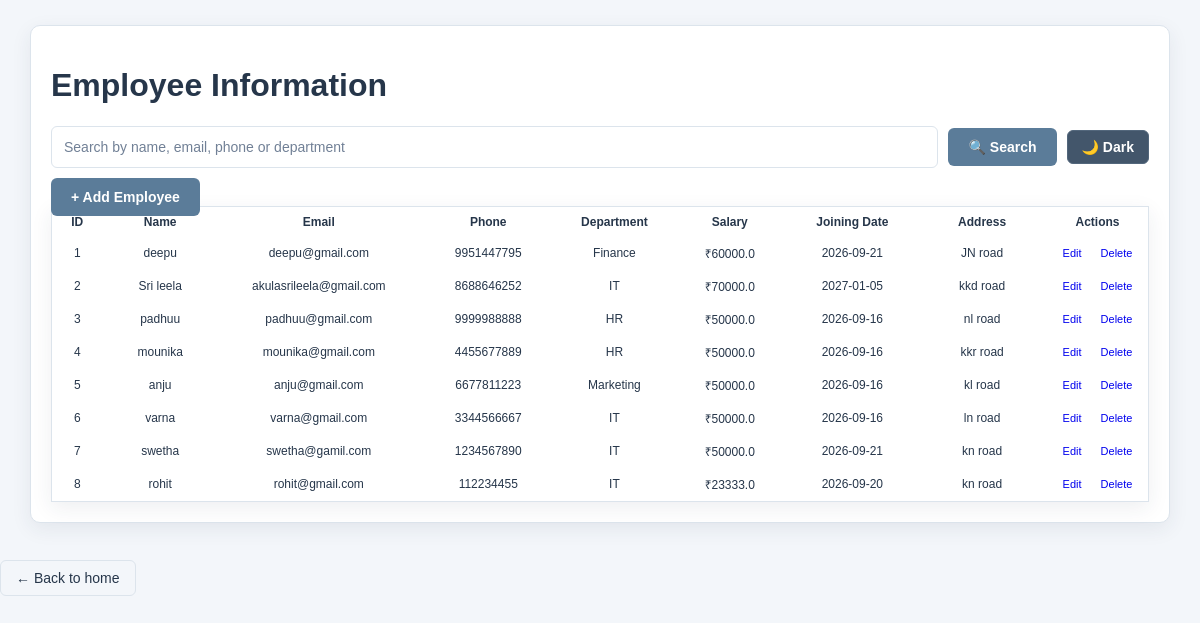
The page /employees on the database its author committed.
### tables this page shows
CREATE TABLE employees (
            id INTEGER PRIMARY KEY AUTOINCREMENT,
            name TEXT NOT NULL,
            email TEXT NOT NULL,
            phone TEXT NOT NULL,
            department TEXT NOT NULL,
            salary REAL NOT NULL,
            joining_date TEXT NOT NULL,
            address TEXT NOT NULL
        );

### server.py (the view)
@app.route("/employees")
def employees():
    search = request.args.get("search")
    connection = get_db_connection()
    if search:
        employee_list = connection.execute("""
            SELECT * FROM employees
            WHERE name LIKE ?
            OR email LIKE ?
            OR phone LIKE ?
            OR department LIKE ?
            ORDER BY id ASC
        """, (
            f"%{search}%",
            f"%{search}%",
            f"%{search}%",
            f"%{search}%"
        )).fetchall()
    else:
        employee_list = connection.execute("""
            SELECT * FROM employees
            ORDER BY id ASC
        """).fetchall()
    connection.close()
    return render_template(
        "employee.html",
        employees=employee_list
    )

### server.py (called while the page is built)
def get_db_connection():
    connection = sqlite3.connect(DATABASE)
    connection.row_factory = sqlite3.Row
    return connection

### templates/employee.html (shortened to what this page needs)
<!DOCTYPE html>
<html lang="en">
<head>
    <link rel="stylesheet" href="/static/theme.css">
</head>
<body>
    <div class="container">
        <h1>
            Employee Information
        </h1>
        <form action="/employees" method="GET" class="search-form">
    <input
        type="text"
        name="search"
        placeholder="Search by name, email, phone or department"
        required>
    <button type="submit" class="search-btn">
        🔍 Search
    </button>
    <button id="themeBtn"
                       class="theme-btn"
                       onclick="toggleTheme()">
            </button>
</form>
        <a href="/add-employee"
           class="add-btn">
            + Add Employee
        </a>
        <div class="table-container">
            {% if employees %}
            <table>
                <thead>
                    <tr>
                        <th>ID</th>
                        <th>Name</th>
                        <th>Email</th>
                        <th>Phone</th>
                        <th>Department</th>
                        <th>Salary</th>
                        <th>Joining Date</th>
                        <th>Address</th>
                        <th>Actions</th>
                    </tr>
                </thead>
                <tbody>
                    {% for employee in employees %}
                    <tr>
                        <td>
                            {{ employee['id'] }}
                        </td>
                        <td>
                            {{ employee['name'] }}
                        </td>
                        <td>
                            {{ employee['email'] }}
                        </td>
                        <td>
                            {{ employee['phone'] }}
                        </td>
                        <td>
                            {{ employee['department'] }}
                        </td>
                        <td>
                            ₹{{ employee['salary'] }}
                        </td>
                        <td>
                            {{ employee['joining_date'] }}
                        </td>
                        <td>
                            {{ employee['address'] }}
                        </td>
                        <td>
                            <a href="/edit-employee/{{ employee['id'] }}"
                               class="edit-btn">
                                Edit
                            </a>
                            <a href="/delete-employee/{{ employee['id'] }}"
                               class="delete-btn"
                               onclick="return confirm('Are you sure you want to delete this employee?');">
                                Delete
                            </a>
                        </td>
                    </tr>
                    {% endfor %}
                </tbody>
            </table>
            {% else %}
            <div class="no-data">
                No employees found.
            </div>
            {% endif %}
        </div>
    </div>
     <a href="/home"
           class="back-btn">
            ← Back to home
        </a>
</body>
</html>

### static/theme.css (style rules this page uses)
:root { --background: #f3f6fa; --card: #ffffff; --dark: #26364a; --dark-hover: #344860; --primary: #5b7c99; --primary-hover: #496b88; --text: #26364a; --muted: #718096; --border: #dce4ec; --input: #ffffff; --shadow: 0 6px 20px rgba(38, 54, 74, 0.08); }
* { box-sizing: border-box; }
html { scroll-behavior: smooth; }
body { margin: 0; font-family: Arial, "Segoe UI", sans-serif; background: var(--background) !important; color: var(--text) !important; min-height: 100vh; transition: background 0.25s ease, color 0.25s ease; }
a { text-decoration: none; }
button, input, textarea, select { font-family: inherit; }
.theme-btn { background: #43566b !important; color: #ffffff !important; border: 1px solid #53677c; padding: 8px 14px; border-radius: 6px; font-size: 14px; font-weight: 600; cursor: pointer; transition: 0.2s ease; }
.container, .login-card, .register-container, .table-container, .card, .feature-box, .hero { background: var(--card) !important; color: var(--text) !important; border: 1px solid var(--border); box-shadow: var(--shadow); transition: background 0.25s ease, color 0.25s ease, border 0.25s ease; }
h1, h2, h3 { color: var(--text) !important; }
.container { width: 95%; max-width: 1400px; margin: 25px auto; padding: 20px; border-radius: 10px; }
input, textarea, select { width: 100%; padding: 12px; background: var(--input) !important; color: var(--text) !important; border: 1px solid var(--border); border-radius: 6px; font-size: 14px; outline: none; transition: 0.2s ease; }
input::placeholder, textarea::placeholder { color: var(--muted); }
.add-btn, .update-btn, .primary-btn, .search-btn, .btn { background: var(--primary); color: #ffffff !important; border: none; padding: 11px 20px; border-radius: 6px; font-size: 14px; font-weight: 600; cursor: pointer; transition: 0.2s ease; }
.back-btn { display: inline-block; margin-top: 12px; padding: 9px 15px; border: 1px solid var(--border); border-radius: 6px; background: transparent; color: var(--text) !important; font-size: 14px; transition: 0.2s ease; }
.search-form { display: flex; align-items: center; gap: 10px; margin-bottom: 20px; }
.search-form input { flex: 1; }
.table-container { width:100%; overflow:hidden; }
table { width:100%; table-layout:fixed; border-collapse:collapse; }
th,td { padding:8px 6px; font-size:12px; text-align:center; overflow:hidden; text-overflow:ellipsis; white-space:nowrap; }
th:nth-child(1),td:nth-child(1) { width:35px; }
th:nth-child(2),td:nth-child(2) { width:80px; }
th:nth-child(3),td:nth-child(3) { width:140px; }
th:nth-child(4),td:nth-child(4) { width:95px; }
th:nth-child(5),td:nth-child(5) { width:80px; }
th:nth-child(6),td:nth-child(6) { width:80px; }
th:nth-child(7),td:nth-child(7) { width:90px; }
th:nth-child(8),td:nth-child(8) { width:90px; }
th:nth-child(9),td:nth-child(9) { width:70px; }
.edit-btn, .delete-btn { padding:6px 8px; font-size:11px; white-space:nowrap; }

### rows shown on the page
employees: id "1", name "deepu", email "deepu@gmail.com", phone "9951447795", department "Finance", salary "60000.0", joining_date "2026-09-21", address "JN road"
employees: id "2", name "Sri leela", email "akulasrileela@gmail.com", phone "8688646252", department "IT", salary "70000.0", joining_date "2027-01-05", address "kkd road"
employees: id "3", name "padhuu", email "padhuu@gmail.com", phone "9999988888", department "HR", salary "50000.0", joining_date "2026-09-16", address "nl road"
employees: id "4", name "mounika", email "mounika@gmail.com", phone "4455677889", department "HR", salary "50000.0", joining_date "2026-09-16", address "kkr road"
employees: id "5", name "anju", email "anju@gmail.com", phone "6677811223", department "Marketing", salary "50000.0", joining_date "2026-09-16", address "kl road"
employees: id "6", name "varna", email "varna@gmail.com", phone "3344566667", department "IT", salary "50000.0", joining_date "2026-09-16", address "ln road"
employees: id "7", name "swetha", email "swetha@gamil.com", phone "1234567890", department "IT", salary "50000.0", joining_date "2026-09-21", address "kn road"
employees: id "8", name "rohit", email "rohit@gmail.com", phone "112234455", department "IT", salary "23333.0", joining_date "2026-09-20", address "kn road"
